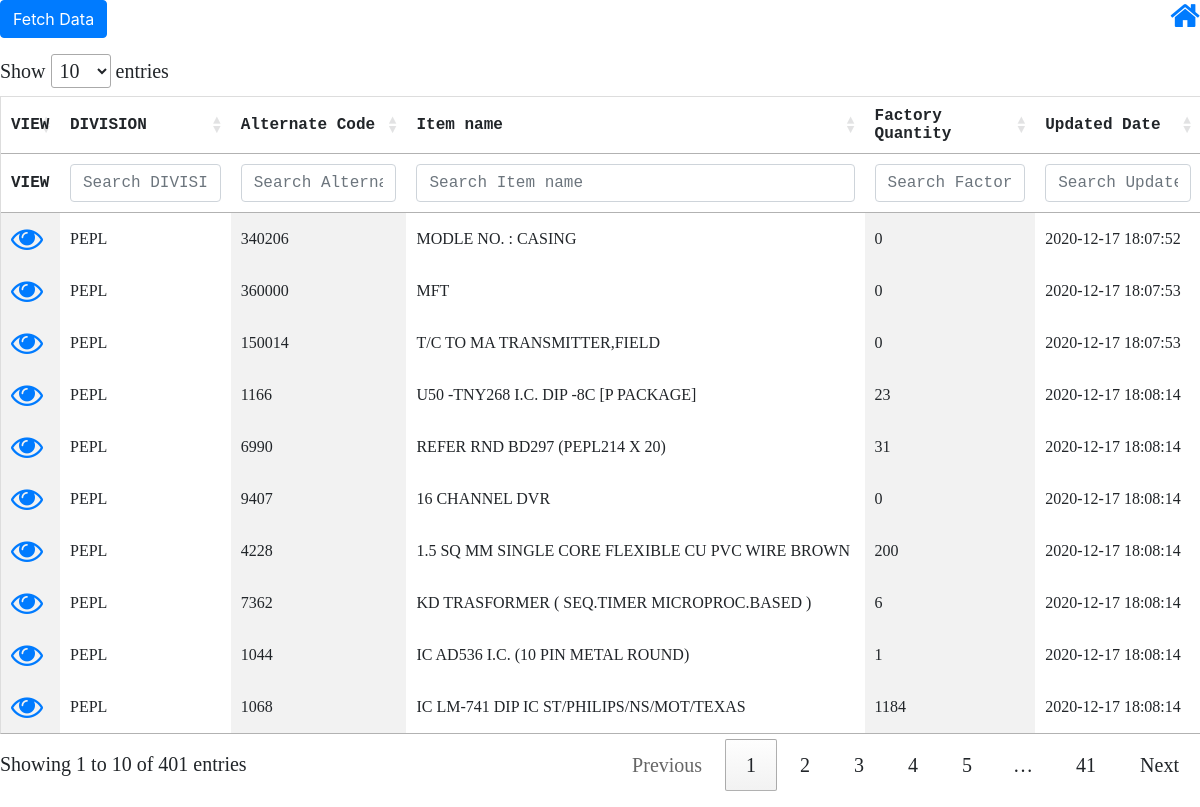
The app's page /controllers/stock.php (signed in) with its own data.
### tables this page shows
CREATE TABLE `tbl_stock` (
  `nid` int(10) NOT NULL,
  `nitem_id` int(10) NOT NULL,
  `ninternal_id` int(10) NOT NULL,
  `ndivision_id` int(10) NOT NULL,
  `citem_name` varchar(256) NOT NULL,
  `titem_description` text NOT NULL,
  `nfactory_quantity` int(10) NOT NULL,
  `calternate_code` int(10) NOT NULL,
  `isActive` bit(1) NOT NULL,
  `isAvailable` bit(1) NOT NULL,
  `dcreated_date` datetime NOT NULL,
  `dupdated_date` datetime NOT NULL
);

CREATE TABLE `tbl_division` (
  `nid` int(10) NOT NULL,
  `ninternal_id` int(10) NOT NULL,
  `ndivision_id` int(10) NOT NULL,
  `cdivision_name` char(50) NOT NULL,
  `isActive` bit(1) NOT NULL,
  `isAvailable` bit(1) NOT NULL,
  `dcreated_date` datetime NOT NULL,
  `dupdated_date` datetime NOT NULL
);

### controllers/stock.php (the view, shortened to what this page needs)
<html xmlns="http://www.w3.org/1999/html">
<head>
    <link rel="stylesheet" href="../css/theme.css">
    <link rel="stylesheet" href="https://cdn.datatables.net/1.10.22/css/jquery.dataTables.min.css">
    <link rel="stylesheet" href="https://cdnjs.cloudflare.com/ajax/libs/font-awesome/4.7.0/css/font-awesome.min.css">
    <link rel="stylesheet" href="https://maxcdn.bootstrapcdn.com/bootstrap/4.5.2/css/bootstrap.min.css">
</head>
<body>
<form id="showButton" method="post" action="../utils/fetchStock.php" onsubmit="$('#loading').show();">
    <input class="btn btn-primary" name="fetchStockData" type="submit" value="Fetch Data">
    <a style="float:right;margin-left: 15px;" href="../dashboard.php"><i class="fa fa-home fa-2x"></i></a>
</form>
<form id="stockForm">
    <?php
    $division_of_logged_in_user=$_SESSION['divison_id'];
    $conn=OpenCon();
    $sql="Select nitem_id,s.ndivision_id,cdivision_name,calternate_code,citem_name,nfactory_quantity,s.dupdated_date
    from tbl_stock  AS s
    JOIN tbl_division As d
    ON s.ndivision_id=d.ndivision_id
    where s.isAvailable=1 AND s.ndivision_id=$division_of_logged_in_user";
    $result=mysqli_query($conn,$sql);
echo "<table id='stockTable'  name='stockTable' >
<thead>
<tr>
<th style='display:none;'>ITEM CODE</th>
<th>VIEW</th>
<th>DIVISION</th>
<th>Alternate Code</th>
<th>Item name</th>
<th>Factory Quantity</th>
<th>Updated Date</th>
</tr>
</thead>
<tbody> ";
    while ($row = mysqli_fetch_array($result,MYSQLI_ASSOC)) {
        echo "<tr>";
        echo "<td ><a  href='#my_modal' data-toggle='modal' class='identifyingClass'><i class='fa fa-eye fa-2x'></i></a></td>";
        echo "<td>" . $row['cdivision_name'] . "</td>";
        echo "<td>" . $row['calternate_code'] . "</td>";
        echo "<td>" . $row['citem_name'] . "</td>";
        echo "<td>" . $row['nfactory_quantity'] . "</td>";
        echo "<td>" . $row['dupdated_date'] . "</td>";
        echo "</tr>";
    }
    echo "</tbody></table>";
    ?>
</form>
</body>
</html>

### css/theme.css (style rules this page uses)
table { border-collapse: collapse; border-spacing: 0; width: 100%; border: 1px solid #ddd; }
th { text-align: left; padding: 10px !important; font-family: "Lucida Console", Courier, monospace; }
td { text-align: left; padding: 10px !important; }
td:nth-child(even) { background-color: #f2f2f2; }

### records on screen
tbl_stock: tbl_division.cdivision_name "PEPL", calternate_code "340206", citem_name "MODLE NO. : CASING", nfactory_quantity "0", dupdated_date "2020-12-17 18:07:52"
tbl_stock: tbl_division.cdivision_name "PEPL", calternate_code "360000", citem_name "MFT", nfactory_quantity "0", dupdated_date "2020-12-17 18:07:53"
tbl_stock: tbl_division.cdivision_name "PEPL", calternate_code "150014", citem_name "T/C TO MA TRANSMITTER,FIELD", nfactory_quantity "0", dupdated_date "2020-12-17 18:07:53"
tbl_stock: tbl_division.cdivision_name "PEPL", calternate_code "1166", citem_name "U50 -TNY268 I.C. DIP -8C [P PACKAGE]", nfactory_quantity "23", dupdated_date "2020-12-17 18:08:14"
tbl_stock: tbl_division.cdivision_name "PEPL", calternate_code "6990", citem_name "REFER RND BD297 (PEPL214 X 20)", nfactory_quantity "31", dupdated_date "2020-12-17 18:08:14"
tbl_stock: tbl_division.cdivision_name "PEPL", calternate_code "9407", citem_name "16 CHANNEL DVR", nfactory_quantity "0", dupdated_date "2020-12-17 18:08:14"
tbl_stock: tbl_division.cdivision_name "PEPL", calternate_code "4228", citem_name "1.5 SQ MM SINGLE CORE FLEXIBLE CU PVC WIRE BROWN", nfactory_quantity "200", dupdated_date "2020-12-17 18:08:14"
tbl_stock: tbl_division.cdivision_name "PEPL", calternate_code "7362", citem_name "KD TRASFORMER ( SEQ.TIMER MICROPROC.BASED )", nfactory_quantity "6", dupdated_date "2020-12-17 18:08:14"
tbl_stock: tbl_division.cdivision_name "PEPL", calternate_code "1044", citem_name "IC AD536 I.C. (10 PIN METAL ROUND)", nfactory_quantity "1", dupdated_date "2020-12-17 18:08:14"
tbl_stock: tbl_division.cdivision_name "PEPL", calternate_code "1068", citem_name "IC LM-741 DIP IC ST/PHILIPS/NS/MOT/TEXAS", nfactory_quantity "1184", dupdated_date "2020-12-17 18:08:14"
